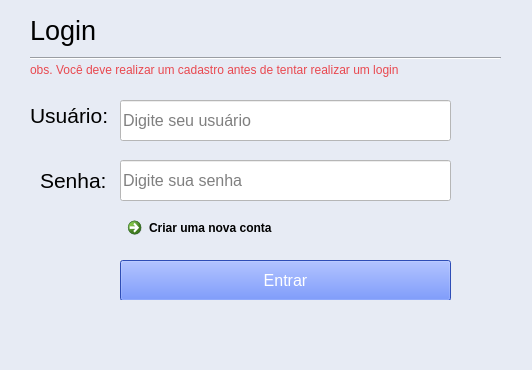
<?xml version="1.0" encoding="UTF-8"?>
<ui version="4.0">
 <class>Login</class>
 <widget class="QMainWindow" name="Login">
  <property name="geometry">
   <rect>
    <x>0</x>
    <y>0</y>
    <width>532</width>
    <height>370</height>
   </rect>
  </property>
  <property name="minimumSize">
   <size>
    <width>532</width>
    <height>370</height>
   </size>
  </property>
  <property name="maximumSize">
   <size>
    <width>532</width>
    <height>370</height>
   </size>
  </property>
  <property name="windowTitle">
   <string>AjudaPonto - Login</string>
  </property>
  <property name="windowIcon">
   <iconset>
    <normaloff>../../../../../Carlo/Downloads/Windows/icons8-relógio-70.png</normaloff>../../../../../Carlo/Downloads/Windows/icons8-relógio-70.png</iconset>
  </property>
  <property name="styleSheet">
   <string notr="true">background-color: rgb(231, 235, 244);</string>
  </property>
  <widget class="QWidget" name="centralwidget">
   <widget class="QLabel" name="label">
    <property name="geometry">
     <rect>
      <x>30</x>
      <y>10</y>
      <width>241</width>
      <height>41</height>
     </rect>
    </property>
    <property name="font">
     <font>
      <pointsize>20</pointsize>
     </font>
    </property>
    <property name="text">
     <string>Login</string>
    </property>
   </widget>
   <widget class="Line" name="line">
    <property name="geometry">
     <rect>
      <x>30</x>
      <y>50</y>
      <width>471</width>
      <height>16</height>
     </rect>
    </property>
    <property name="styleSheet">
     <string notr="true">color: rgb(64, 108, 255);</string>
    </property>
    <property name="orientation">
     <enum>Qt::Horizontal</enum>
    </property>
   </widget>
   <widget class="QLabel" name="label_4">
    <property name="geometry">
     <rect>
      <x>30</x>
      <y>60</y>
      <width>471</width>
      <height>20</height>
     </rect>
    </property>
    <property name="styleSheet">
     <string notr="true">color: rgb(233, 72, 79);</string>
    </property>
    <property name="text">
     <string>obs. Você deve realizar um cadastro antes de tentar realizar um login</string>
    </property>
   </widget>
   <widget class="QLineEdit" name="tbUsuario">
    <property name="geometry">
     <rect>
      <x>120</x>
      <y>100</y>
      <width>331</width>
      <height>41</height>
     </rect>
    </property>
    <property name="font">
     <font>
      <pointsize>12</pointsize>
     </font>
    </property>
    <property name="styleSheet">
     <string notr="true">background-color: rgb(255, 255, 255);</string>
    </property>
    <property name="placeholderText">
     <string>Digite seu usuário</string>
    </property>
   </widget>
   <widget class="QLabel" name="label_3">
    <property name="geometry">
     <rect>
      <x>40</x>
      <y>170</y>
      <width>71</width>
      <height>21</height>
     </rect>
    </property>
    <property name="font">
     <font>
      <pointsize>16</pointsize>
     </font>
    </property>
    <property name="text">
     <string>Senha:</string>
    </property>
   </widget>
   <widget class="QLineEdit" name="tbSenha">
    <property name="geometry">
     <rect>
      <x>120</x>
      <y>160</y>
      <width>331</width>
      <height>41</height>
     </rect>
    </property>
    <property name="font">
     <font>
      <pointsize>12</pointsize>
     </font>
    </property>
    <property name="styleSheet">
     <string notr="true">background-color: rgb(255, 255, 255);</string>
    </property>
    <property name="echoMode">
     <enum>QLineEdit::Password</enum>
    </property>
    <property name="placeholderText">
     <string>Digite sua senha</string>
    </property>
   </widget>
   <widget class="QLabel" name="label_2">
    <property name="geometry">
     <rect>
      <x>30</x>
      <y>100</y>
      <width>81</width>
      <height>31</height>
     </rect>
    </property>
    <property name="font">
     <font>
      <pointsize>16</pointsize>
     </font>
    </property>
    <property name="text">
     <string>Usuário:</string>
    </property>
   </widget>
   <widget class="QPushButton" name="btnLogar">
    <property name="geometry">
     <rect>
      <x>120</x>
      <y>260</y>
      <width>331</width>
      <height>41</height>
     </rect>
    </property>
    <property name="font">
     <font>
      <pointsize>12</pointsize>
     </font>
    </property>
    <property name="styleSheet">
     <string notr="true">background-color: rgb(64, 108, 255);
color: rgb(255, 255, 255);</string>
    </property>
    <property name="text">
     <string>Entrar</string>
    </property>
   </widget>
   <widget class="QLabel" name="lbAlertaGeral">
    <property name="geometry">
     <rect>
      <x>120</x>
      <y>300</y>
      <width>331</width>
      <height>20</height>
     </rect>
    </property>
    <property name="styleSheet">
     <string notr="true">font: 10pt &quot;MS Shell Dlg 2&quot;;</string>
    </property>
    <property name="text">
     <string/>
    </property>
   </widget>
   <widget class="QCommandLinkButton" name="btnIrCadastro">
    <property name="geometry">
     <rect>
      <x>120</x>
      <y>210</y>
      <width>331</width>
      <height>41</height>
     </rect>
    </property>
    <property name="text">
     <string>Criar uma nova conta</string>
    </property>
   </widget>
  </widget>
  <widget class="QMenuBar" name="menubar">
   <property name="geometry">
    <rect>
     <x>0</x>
     <y>0</y>
     <width>532</width>
     <height>21</height>
    </rect>
   </property>
  </widget>
  <widget class="QStatusBar" name="statusbar"/>
 </widget>
 <resources/>
 <connections/>
</ui>
